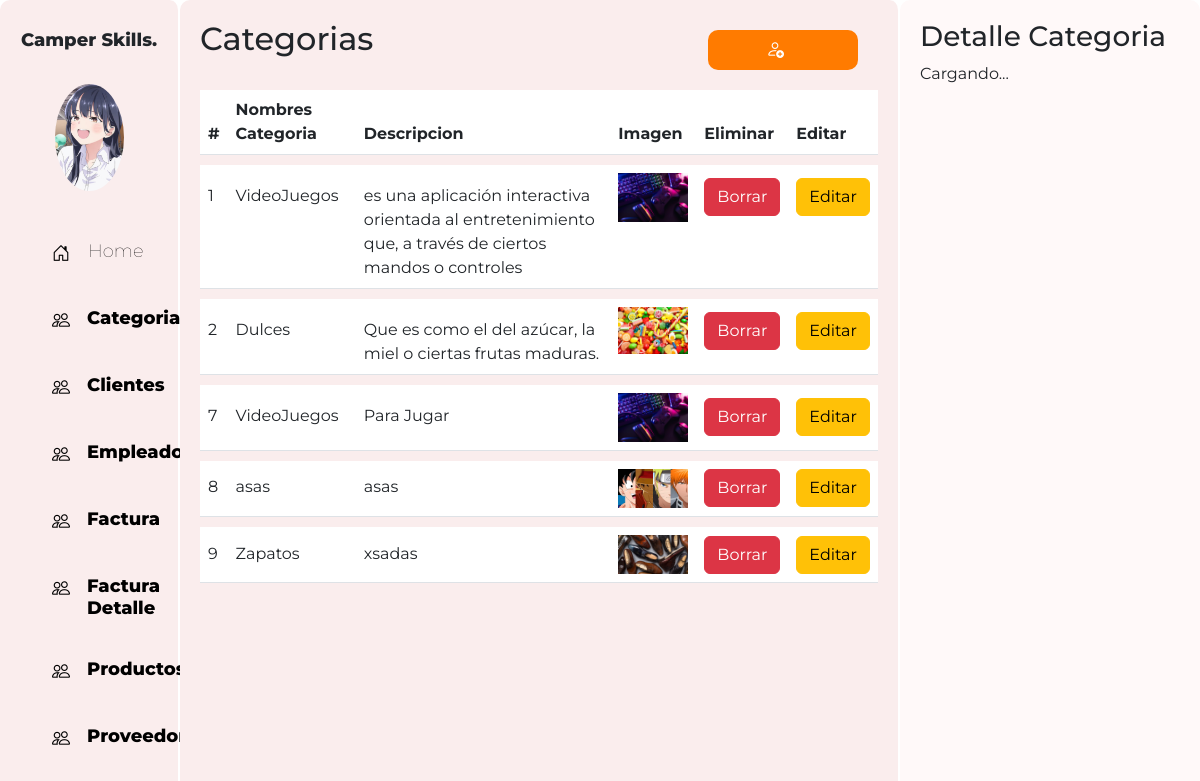
The page /CategoriasCrud/categorias.php on the database its author committed.
### tables this page shows
CREATE TABLE Categoria(
    Categoria_Id INTEGER PRIMARY KEY AUTO_INCREMENT,
    Categoria_Nombre VARCHAR(255) NOT NULL,
    Descripcion VARCHAR(255) NOT NULL,
    Imagen LONGBLOB NOT NULL

);

### Config/config.php (called while the page is built, shortened)
<?php
    class Categoria{
        protected $dbCnx;
        public function __construct($Categoria_Id = 0, $Categoria_Nombre = "", $Descripcion = "", $Imagen = "")
        {
            $this->dbCnx = new PDO(DB_TYPE.":host=".DB_HOST.";dbname=".DB_NAME, DB_USER, DB_PWD, [PDO::ATTR_DEFAULT_FETCH_MODE => PDO::FETCH_ASSOC]);
        }
        public function selectCategoriaAll()
        {
            try {
                $stm = $this-> dbCnx -> prepare("SELECT * FROM Categoria");
                $stm -> execute();
                return $stm->fetchAll();
            } catch (Exception $e) {
                return $e->getMessage();
            }
        }
    }
?>

### CategoriasCrud/categorias.php (the view, shortened to what this page needs)
<?php
require_once ("../Config/config.php");
$datos = new Categoria();
$all = $datos -> selectCategoriaAll();
?>
<!DOCTYPE html>
<html>
<head>
  <link rel="stylesheet" href="https://cdn.jsdelivr.net/npm/bootstrap-icons@1.10.5/font/bootstrap-icons.css">
  <link href="https://cdn.jsdelivr.net/npm/bootstrap@5.3.0-alpha3/dist/css/bootstrap.min.css" rel="stylesheet"
>
  <link rel="stylesheet" type="text/css" href="../css/estudiantes.css">
</head>
<body>
  <div class="contenedor">
    <div class="parte-izquierda">
      <div class="perfil">
        <h3 style="margin-bottom: 2rem;">Camper Skills.</h3>
        <img src="../images/ana.png" alt="" class="imagenPerfil">
      </div>
      <div class="menus">
        <a href="../Home/home.php" style="display: flex;gap:2px;">
          <i class="bi bi-house-door"> </i>
          <h3 style="margin: 0px;">Home</h3>
        </a>
        <a href="#" style="display: flex;gap:1px;">
          <i class="bi bi-people"></i>
          <h3 style="margin: 0px;font-weight: 800;">Categoria</h3>
        </a>
        <a href="../Clientes/clientes.php" style="display: flex;gap:1px;">
          <i class="bi bi-people"></i>
          <h3 style="margin: 0px;font-weight: 800;">Clientes</h3>
        </a>
        <a href="../Empleado/empleado.php" style="display: flex;gap:1px;">
          <i class="bi bi-people"></i>
          <h3 style="margin: 0px;font-weight: 800;">Empleado</h3>
        </a>
        <a href="../factura/Facturas.php" style="display: flex;gap:1px;">
          <i class="bi bi-people"></i>
          <h3 style="margin: 0px;font-weight: 800;">Factura</h3>
        </a>
        <a href="../facturaD/facturaDetalle.php" style="display: flex;gap:1px;">
          <i class="bi bi-people"></i>
          <h3 style="margin: 0px;font-weight: 800;">Factura Detalle</h3>
        </a>
        <a href="../productos/productos.php" style="display: flex;gap:1px;">
          <i class="bi bi-people"></i>
          <h3 style="margin: 0px;font-weight: 800;">Productos</h3>
        </a>
        <a href="../proveedor/proveedor.php" style="display: flex;gap:1px;">
          <i class="bi bi-people"></i>
          <h3 style="margin: 0px;font-weight: 800;">Proveedor</h3>
        </a>
      </div>
    </div>
    <div class="parte-media">
      <div style="display: flex; justify-content: space-between;">
        <h2>Categorias</h2>
        <button class="btn-m" data-bs-toggle="modal" data-bs-target="#registrarCategoria"><i class="bi bi-person-add " style="color: rgb(255, 255, 255);" ></i></button>
      </div>
      <div class="menuTabla contenedor2">
        <table class="table table-custom ">
          <thead>
            <tr>
              <th scope="col">#</th>
              <th scope="col">Nombres Categoria</th>
              <th scope="col">Descripcion</th>
              <th scope="col">Imagen</th>
              <th scope="col">Eliminar</th>
              <th scope="col">Editar</th>
            </tr>
          </thead>
          <tbody class="" id="tabla">
            <?php
              foreach($all as $key => $val){
            ?>
            <tr>
              <td><?php echo $val['Categoria_Id']?></td>
              <td><?php echo $val['Categoria_Nombre']?></td>
              <td><?php echo $val['Descripcion']?></td>
              <td><img src="<?php echo $val['Imagen']?>" width="70px" alt="..."></td>
              <td>
                <a class="btn btn-danger" href="../CategoriasCrud/borrarCategoria.php?Categoria_Id=<?=$val['Categoria_Id']?>&req=delete">Borrar</a>
              </td>
              <td>
                <a class="btn btn-warning" href="../CategoriasCrud/editarCategoria.php?Categoria_Id=<?=$val['Categoria_Id']?>">Editar</a>
              </td>
            </tr>
            <?php
             }
            ?>
          </tbody>
        </table>
      </div>
    </div>
    <div class="parte-derecho " id="detalles">
      <h3>Detalle Categoria</h3>
      <p>Cargando...</p>
    </div>
</body>
</html>

### css/estudiantes.css (style rules this page uses)
body { font-family: 'Montserrat', sans-serif; height: 100%; overflow: hidden; }
.contenedor { display: flex; flex-direction: row; height: 100vh; margin: 0; }
.contenedor2 { overflow: auto; height: calc(100vh - 100px); }
.parte-media { background-color: #faeded; width: 60%; padding: 20px; border-radius: 10px; border-right: 2px solid rgb(255, 255, 255); }
.parte-derecho { background-color: #fff9f9; width: 25%; padding: 20px; border-radius: 10px; }
.imagenPerfil { border-radius: 100%; width: 50%; height: 50%; }
.perfil { display: flex; justify-content: center; align-items: center; flex-direction: column; font-size:large; font-weight: 800; }
.perfil h3 { font-size:large; font-weight: 800; margin-top: 10px; }
a { text-decoration: none; font-weight: lighter; color: black; }
.menus { padding-left: 2rem; margin-top: 2rem; display: flex; flex-direction: column; justify-content: center; gap: 40px; }
.menus h3 { font-weight: lighter; font-size:large }
i { margin-right: 1rem; font-size: large; }
.btn-m { border: none; background: none; box-shadow: none; outline: none; margin: 10px 20px 10px 20px; width: 150px; height: 40px; object-fit: cover; background-color: rgb(255, 123, 0); text-decoration: none; border-radius: 10PX; color: #fff9f9; font-weight: 800; }
.table>tbody { vertical-align: sub !important; }
.table-custom { border-collapse: separate; border-spacing: 0 10px; }
.table-custom tbody tr { background-color: #f0f0f0; border-radius: 15px; }
.parte-izquierda { background-color: #faeded; width: 15%; border-right: 2px solid rgb(255, 255, 255); padding: 20px; border-radius: 10px; }

### rows shown on the page
categoria: Categoria_Id "1", Categoria_Nombre "VideoJuegos", Descripcion "es una aplicación interactiva orientada al entretenimiento que, a través de ciertos mandos o controles", Imagen (picture)
categoria: Categoria_Id "2", Categoria_Nombre "Dulces", Descripcion "Que es como el del azúcar, la miel o ciertas frutas maduras.", Imagen (picture)
categoria: Categoria_Id "7", Categoria_Nombre "VideoJuegos", Descripcion "Para Jugar", Imagen (picture)
categoria: Categoria_Id "8", Categoria_Nombre "asas", Descripcion "asas", Imagen (picture)
categoria: Categoria_Id "9", Categoria_Nombre "Zapatos", Descripcion "xsadas", Imagen (picture)
